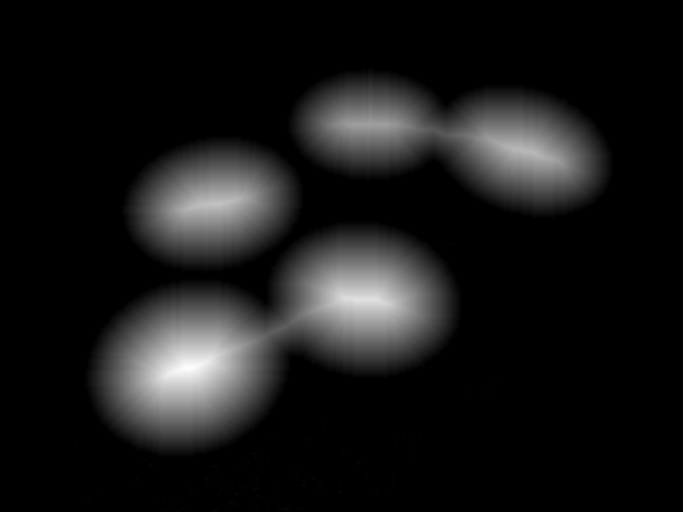
#> input picture Homework8_SciPy_CntImg/circles.png, 683 x 512 px
$ python HW8_ImageCount.py   (Python 2 division)   (older library calls are emulated)
#> lines starting #> are read from the running program, lines starting #| are printed output that depends on the picture; after the words box and inside, x2 and y2 are one past the last pixel; in counts of white or black regions, pixels touching at a corner belong together; long printed decimals are rounded
import scipy.ndimage as ndi
import scipy.misc as misc
from skimage import feature, measure
from skimage import morphology
import numpy as np
import matplotlib.pyplot as plt

import scipy
from scipy import ndimage


"""
In this assignment we are counting the number of objects in an imange and geting the centerpoints
"""

print"Finding centers for circles.png"
circles = scipy.misc.imread('./circles.png')
#> circles is the input picture: shape (512, 683); min 0, max 254, mean 24.1

circlesf = ndimage.gaussian_filter( circles, 3)

labeled, nr_objects = ndimage.label(circlesf  ) # `dna[:,:,0]>T` for red-dot case
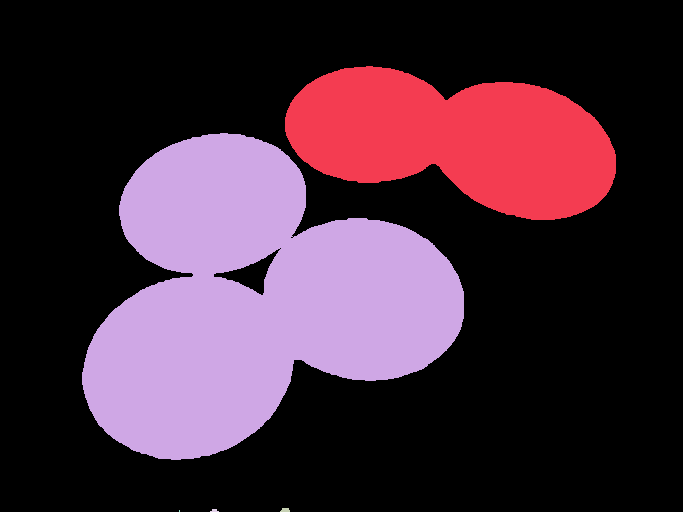
#> labeled: shape (512, 683) int32; 6 distinct labels, from 0 to 5; one colour per label, 0 black
#> nr_objects = 5
print "Number of circles is %d " % nr_objects
#| Number of circles is 5
print "Centers for circles are:"
print ndimage.measurements.center_of_mass( circlesf, labeled, range(1,nr_objects+1))
#| [(139.636, 460.410), (306.538, 252.500), (509.667, 284.848), (510.211, 214.0), (510.5, 179.0)]

print"---------------"

print"Finding centers for objects.png"
objects  = scipy.misc.imread('./objects.png') # gray-scale image
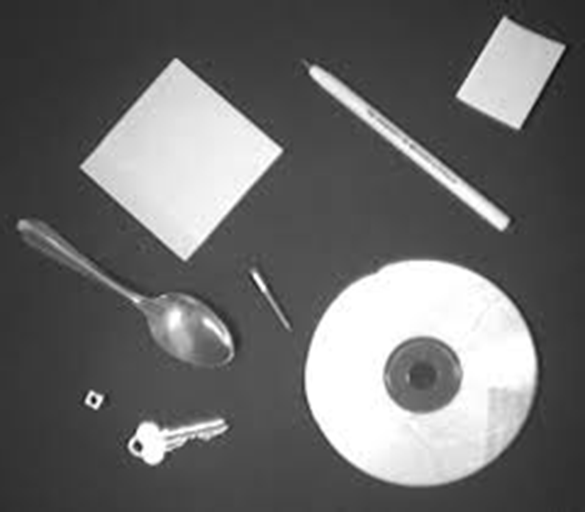
#> input picture Homework8_SciPy_CntImg/objects.png, 585 x 512 px
#> objects is the input picture: shape (512, 585, 3); min 6, max 255, mean 106.8
objectsf = ndimage.gaussian_filter(objects, 3)
objectst = objectsf > objectsf.mean()
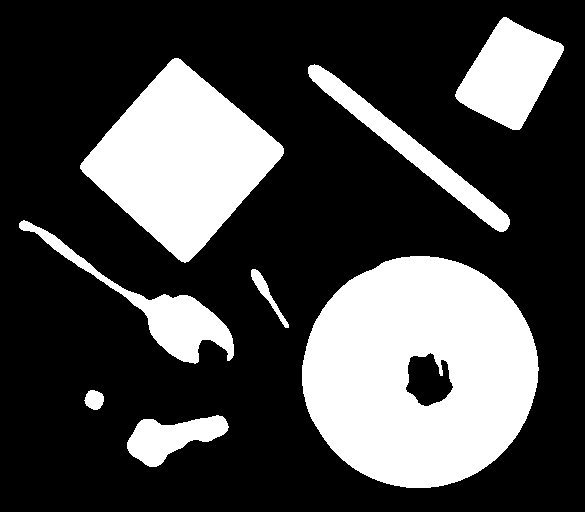
#> objectst: shape (512, 585, 3) bool; 28.1% white; 8 white regions, largest, box (x1, y1, x2, y2) and area: (302, 256, 539, 488) 40977, (80, 58, 284, 263) 22299, (455, 17, 564, 130) 7062
labeled, nr_objects = ndimage.label(objectst ) # `dna[:,:,0]>T` for red-dot case
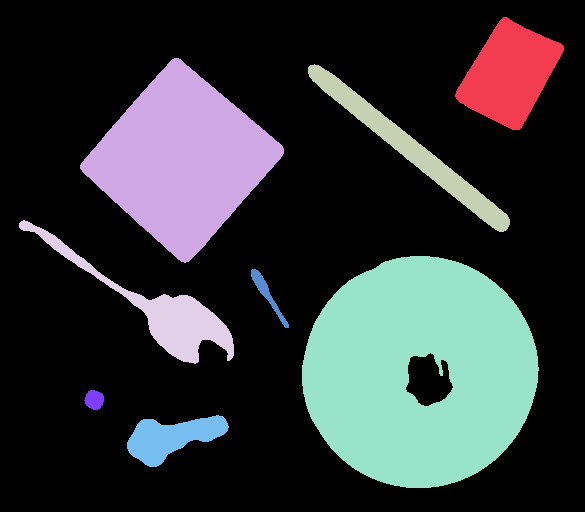
#> labeled: shape (512, 585, 3) int32; 9 distinct labels, from 0 to 8; one colour per label, 0 black
#> nr_objects = 8
print "Number of objects are %d " % nr_objects
#| Number of objects are 8
print "Centers of objects are:"
print ndimage.measurements.center_of_mass( objectst, labeled, range(1,nr_objects+1))
#| [(73.624, 509.060, 1.0), (159.501, 181.294, 1.0), (148.422, 409.914, 1.0), (310.509, 159.562, 1.0), (371.413, 419.249, 1.0), (293.745, 266.760, 1.0), (399.403, 93.872, 1.0), (437.033, 171.070, 1.0)]


print"---------------"

print"Finding centers for pepers.png"
objects  = scipy.misc.imread('./peppers.png') # gray-scale image
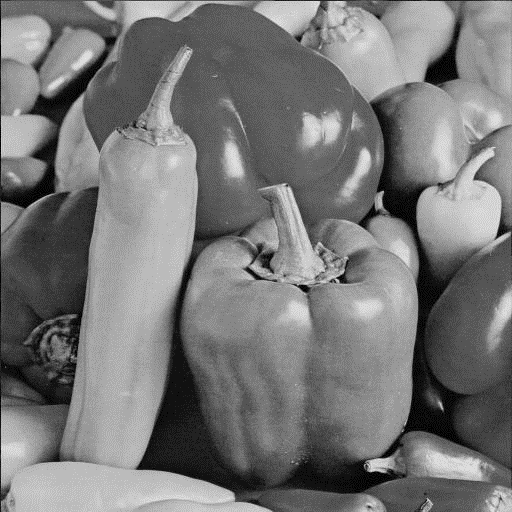
#> input picture Homework8_SciPy_CntImg/peppers.png, 512 x 512 px
#> objects is the input picture: shape (512, 512, 4); mean R, G, B, A 119.3, 119.3, 119.3, 255
objectsf = ndimage.gaussian_filter(objects, 6)
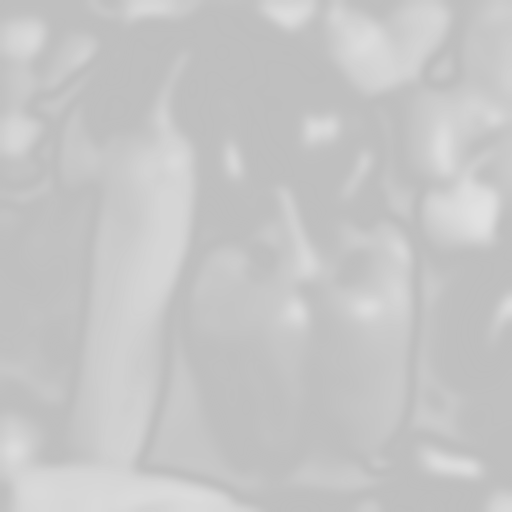
#> objectsf: shape (512, 512, 4); mean R, G, B, A 151.9, 151.9, 151.9, 152.1; transparent parts drawn white
objectst = objectsf > objectsf.mean()
#> objectst: shape (512, 512, 4) bool
labeled, nr_objects = ndimage.label(objectst )
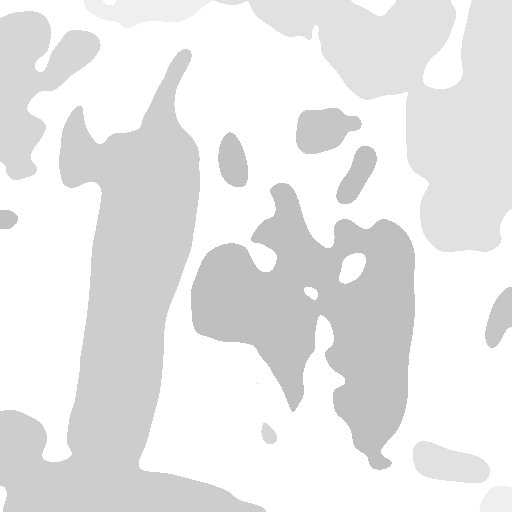
#> labeled: shape (512, 512, 4) int32; mean R, G, B, A 2.38, 2.38, 2.38, 2.38; transparent parts drawn white
#> nr_objects = 15
print "Number of peppers are %d " % nr_objects
#| Number of peppers are 15
print "Centers for pepers are:"
print ndimage.measurements.center_of_mass( objectst, labeled, range(1,nr_objects+1))
#> (printed output is left out)
